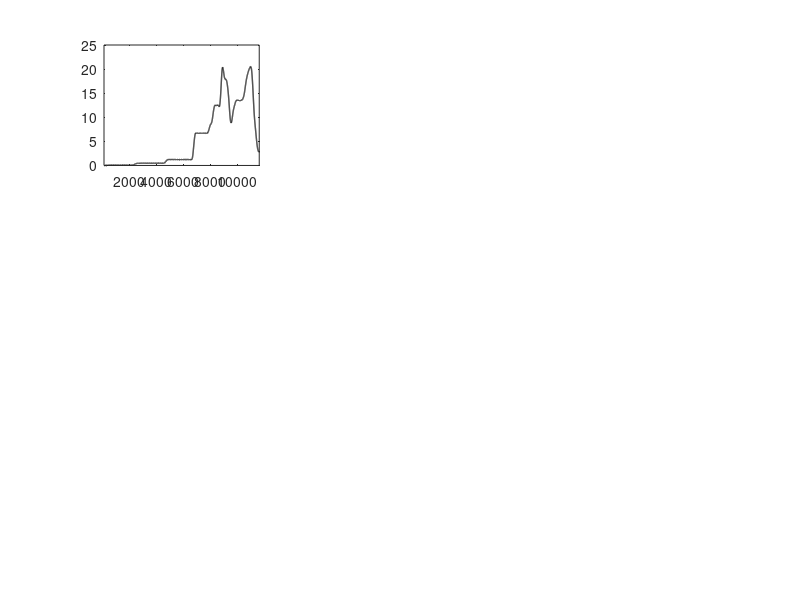

The MATLAB script that drew this image: (Note: this script raises an error after producing the figure.)
%% PLOTS PAST, PRESENT & FUTURE RATES OF GLOBAL AND ANTARCTIC SEA LEVEL
% 
% This script produces Figure 1.
% 
% Sources:
%
% Holocene (total global mean sea level):
% Lambeck, K., Rouby, H., Purcell, A., Sun, Y., & Sambridge, M. (2014). Sea level and global ice volumes from the Last Glacial Maximum to the Holocene. Proceedings of the National Academy of Sciences, 111(43), 15296-15303.
% 
% 20th Century (total global mean sea level and Antarctic-specific
% contribution):
% Frederikse, T., Landerer, F., Caron, L., Adhikari, S., Parkes, D., Humphrey, V. W., ... & Wu, Y. H. (2020). The causes of sea-level rise since 1900. Nature, 584(7821), 393-397.
%
% Future projections until 2100 CE (showing only Antarctic-specific
% contribution):
% Edwards, T. L., Nowicki, S., Marzeion, B., Hock, R., Goelzer, H., Seroussi, H., ... & Zwinger, T. (2021). Projected land ice contributions to twenty-first-century sea level rise. Nature, 593(7857), 74-82.
%
%
% Created by Richard Selwyn Jones (Nov 2021)
%
%
%%

clear % Start fresh

addpath(genpath('..'))

% Load data
load Holocene_L14
load Historical_F20
load Future_E21


% Specify parameters for the figure
time_Hol = [100,11650];     % Time bounds for the Holocene (years ago, from 1950 CE)
time_C20 = [1908,2010];     % Time bounds for future projections (years CE)
time_future = [2020,2100];  % Time bounds for future projections (years CE)
mmyr_lim = [0,25];          % Bounds for rate of change (y axis)
lwidth = 1;                 % Plotted linewidth
fsize = 7;                  % Font size


figure

% Holocene
ax1 = subplot(3,3,1);
plot(L14.time_a,L14.rate_m_mov100y*1000,'k-','linewidth',lwidth);
ylim(mmyr_lim);  xlim(time_Hol);
ax1.XDir='reverse'; ax1.YGrid='on';  box off; ax1.TickDir='both';
ylabel({'mm per year'});
xlabel('Years ago');
title('Holocene'); ax1.FontSize = fsize;

% Historical (20th Century)
ax2 = subplot(3,3,2);
plot(F20.time,F20.Rate.Obs_m*1000,'k-','linewidth',lwidth); hold on;
plot(F20.time,F20.Rate.Ant_m*1000,'r-','linewidth',lwidth);
ylim(mmyr_lim); xlim(time_C20);
xlabel('Years CE');
ax2.YTickLabel=[]; ax2.YGrid='on'; ax2.YColor='none'; box off; ax2.TickDir='both';
title('Historical');  ax2.FontSize = fsize;

% Projected (to 2100)
ax3 = subplot(3,3,3);
plot(E21.proj.years,E21.proj.Ant.Main2p6.rate_mean_30y*100,'r--','linewidth',lwidth); hold on;
plot(E21.proj.years,E21.proj.Ant.Main8p5.rate_mean_30y*100,'r-','linewidth',lwidth);
plot(E21.proj.years,E21.proj.Ant.Risk2p6.rate_mean_30y*100,'r--','linewidth',lwidth);
plot(E21.proj.years,E21.proj.Ant.Risk8p5.rate_mean_30y*100,'r-','linewidth',lwidth); hold off;
ylim(mmyr_lim); xlim(time_future);
xlabel('Years CE');
ax3.YTickLabel=[]; ax3.YGrid='on'; ax3.YColor='none'; box off; ax3.TickDir = 'both';
title('Future'); ax3.FontSize = fsize;

% Adjust plot positions
ax2_pos = ax2.Position; ax2_pos(1) = ax2_pos(1)-0.06; ax2.Position = ax2_pos;
ax3_pos = ax3.Position; ax3_pos(1) = ax3_pos(1)-0.12; ax3.Position = ax3_pos;
ax1_pos = ax1.Position; ax1_pos(4) = ax2_pos(4); ax1.Position = ax1_pos;

